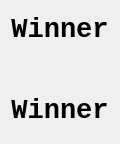
<?xml version="1.0" encoding="UTF-8"?>
<ui version="4.0">
 <class>QtShowWinnerDialog</class>
 <widget class="QDialog" name="QtShowWinnerDialog">
  <property name="geometry">
   <rect>
    <x>0</x>
    <y>0</y>
    <width>116</width>
    <height>144</height>
   </rect>
  </property>
  <property name="font">
   <font>
    <family>Courier New</family>
    <pointsize>20</pointsize>
    <weight>75</weight>
    <bold>true</bold>
   </font>
  </property>
  <property name="windowTitle">
   <string>Winner</string>
  </property>
  <layout class="QVBoxLayout" name="verticalLayout">
   <item>
    <widget class="QLabel" name="label_title">
     <property name="sizePolicy">
      <sizepolicy hsizetype="Preferred" vsizetype="Maximum">
       <horstretch>0</horstretch>
       <verstretch>0</verstretch>
      </sizepolicy>
     </property>
     <property name="text">
      <string>Winner</string>
     </property>
     <property name="alignment">
      <set>Qt::AlignCenter</set>
     </property>
    </widget>
   </item>
   <item>
    <widget class="QLabel" name="label_image">
     <property name="sizePolicy">
      <sizepolicy hsizetype="Preferred" vsizetype="Maximum">
       <horstretch>0</horstretch>
       <verstretch>0</verstretch>
      </sizepolicy>
     </property>
     <property name="text">
      <string/>
     </property>
     <property name="pixmap">
      <pixmap resource="ConnectThree.qrc">:/images/ConnectThreePlayer1.png</pixmap>
     </property>
     <property name="alignment">
      <set>Qt::AlignCenter</set>
     </property>
    </widget>
   </item>
   <item>
    <widget class="QLabel" name="label_footer">
     <property name="sizePolicy">
      <sizepolicy hsizetype="Preferred" vsizetype="Maximum">
       <horstretch>0</horstretch>
       <verstretch>0</verstretch>
      </sizepolicy>
     </property>
     <property name="text">
      <string>Winner</string>
     </property>
     <property name="alignment">
      <set>Qt::AlignCenter</set>
     </property>
    </widget>
   </item>
  </layout>
 </widget>
 <resources>
  <include location="ConnectThree.qrc"/>
 </resources>
 <connections/>
</ui>
